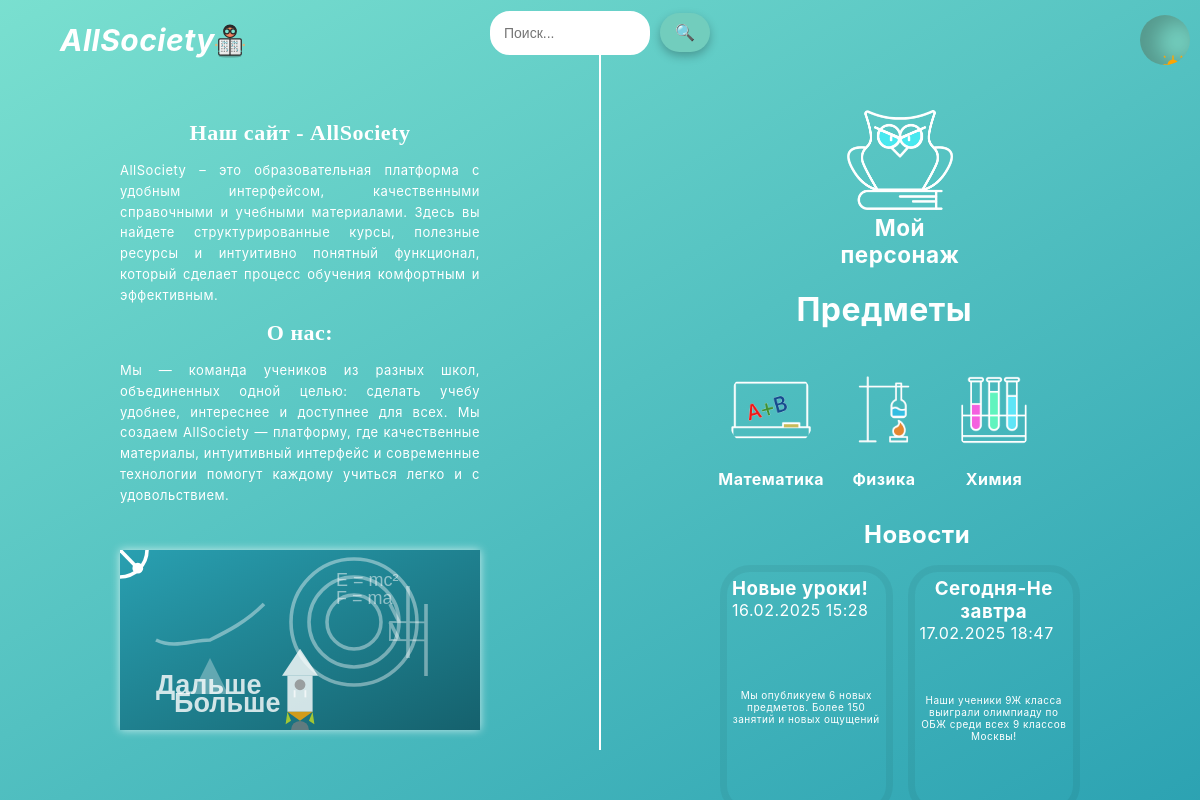
The page / on the database its author committed.
### courses/models.py (models this page shows, shortened)
class Subject(models.Model):
    name = models.CharField(max_length=255, unique=True, verbose_name="Название предмета")
    image = models.ImageField(upload_to='subjects/', blank=True, null=True, verbose_name="Изображение")
    class Meta:
        ordering = ['name']
        verbose_name = "Предмет"
        verbose_name_plural = "Предметы"

class News(models.Model):
    title = models.CharField(max_length=255, verbose_name="Заголовок")
    content = models.TextField(verbose_name="Содержание")
    image = models.ImageField(upload_to='news_images/', blank=True, null=True, verbose_name="Изображение")
    published_at = models.DateTimeField(auto_now_add=True, verbose_name="Дата публикации")
    class Meta:
        ordering = ['-published_at']
        verbose_name = "Новость"
        verbose_name_plural = "Новости"

### courses/views.py (the view)
# urls.py: path('', views.subjects_list, name='subjects_list'),
def subjects_list(request):
    subjects = Subject.objects.all()
    news = News.objects.order_by('-published_at')[:5]  # Показываем 5 последних новостей
    return render(request, 'subjects_list.html', {'subjects': subjects, 'news': news})

### courses/templates/subjects_list.html (shortened to what this page needs)
{% extends "base.html" %}
{% block content %}
    <h1>Предметы</h1>
    <div class="subject-container">
        {% for subject in subjects %}
            <div class="subject-item">
                {% if subject.image %}
                    <a href="{% url 'topic_list' subject.id %}">
                        <img src="{{ subject.image.url }}" alt="{{ subject.name }}" class="subject-image">
                    </a>
                {% endif %}
                <p class="subject-name">{{ subject.name }}</p>
            </div>
        {% endfor %}
    </div>
    <div class="news-wrapper">
        <h2 class="news-title">Новости</h2>
        <div class="news-container">
            {% for news_item in news %}
                <div class="news-item" id="news-{{ forloop.counter }}">
                    <h3>{{ news_item.title }}</h3>
                    <p class="news-date">{{ news_item.published_at|date:"d.m.Y H:i" }}</p>
                    <p class="news-content">{{ news_item.content }}</p>
                </div>
            {% endfor %}
        </div>
    </div>
{% endblock %}

### rows shown on the page
Subject: image (picture), name "Математика"
Subject: image (picture), name "Физика"
Subject: image (picture), name "Химия"
News: title "Сегодня-Не завтра", published_at "17.02.2025 18:47", content "Наши ученики 9Ж класса выиграли олимпиаду по ОБЖ среди всех 9 классов Москвы!"
News: title "Новые уроки!", published_at "16.02.2025 15:28", content "Мы опубликуем 6 новых предметов. Более 150 занятий и новых ощущений"
